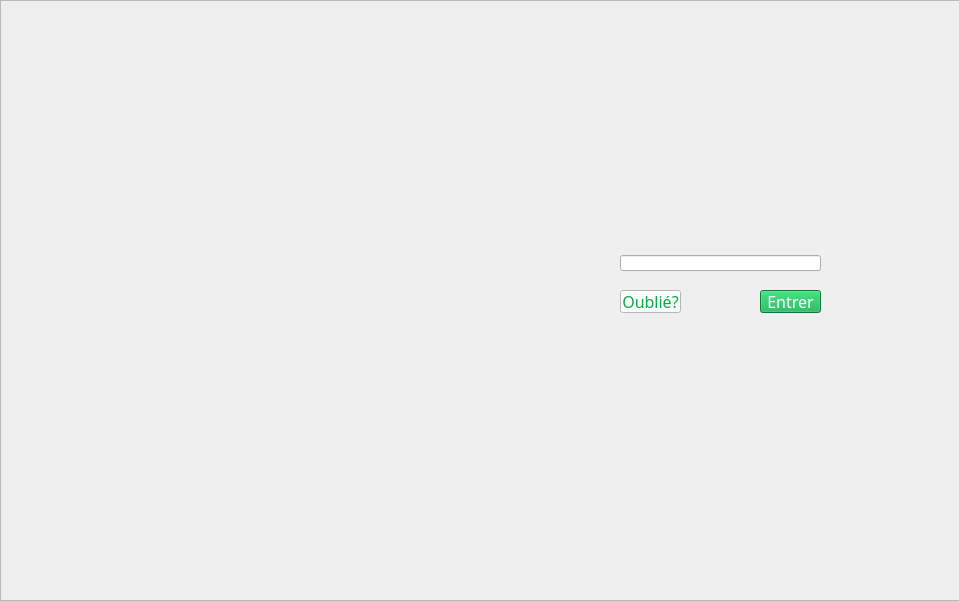
<?xml version="1.0" encoding="UTF-8"?>
<ui version="4.0">
 <class>MainWindow</class>
 <widget class="QMainWindow" name="MainWindow">
  <property name="geometry">
   <rect>
    <x>0</x>
    <y>0</y>
    <width>959</width>
    <height>601</height>
   </rect>
  </property>
  <property name="windowTitle">
   <string>EDU-CLASSEUR</string>
  </property>
  <property name="windowIcon">
   <iconset resource="../../../AppData/Local/Programs/Python/Python35/Lib/site-packages/PyQt5/first.qrc">
    <normaloff>:/newPrefix/logo-01.png</normaloff>:/newPrefix/logo-01.png</iconset>
  </property>
  <property name="styleSheet">
   <string notr="true"/>
  </property>
  <widget class="QWidget" name="centralwidget">
   <widget class="QFrame" name="frame">
    <property name="geometry">
     <rect>
      <x>0</x>
      <y>0</y>
      <width>961</width>
      <height>601</height>
     </rect>
    </property>
    <property name="styleSheet">
     <string notr="true">border-image: url(:/newPrefix/1.jpg);</string>
    </property>
    <property name="frameShape">
     <enum>QFrame::StyledPanel</enum>
    </property>
    <property name="frameShadow">
     <enum>QFrame::Raised</enum>
    </property>
    <widget class="QFrame" name="frame_2">
     <property name="geometry">
      <rect>
       <x>0</x>
       <y>0</y>
       <width>961</width>
       <height>601</height>
      </rect>
     </property>
     <property name="font">
      <font>
       <family>Walkway UltraBold</family>
       <pointsize>12</pointsize>
      </font>
     </property>
     <property name="styleSheet">
      <string notr="true">border-image: url(:/newPrefix/2.0.png);</string>
     </property>
     <property name="frameShape">
      <enum>QFrame::StyledPanel</enum>
     </property>
     <property name="frameShadow">
      <enum>QFrame::Raised</enum>
     </property>
     <widget class="QLineEdit" name="lineEdit">
      <property name="geometry">
       <rect>
        <x>620</x>
        <y>255</y>
        <width>201</width>
        <height>16</height>
       </rect>
      </property>
      <property name="font">
       <font>
        <family>Walkway UltraBold</family>
        <pointsize>12</pointsize>
       </font>
      </property>
      <property name="styleSheet">
       <string notr="true">border-image: url(:/newPrefix/4.png);</string>
      </property>
      <property name="echoMode">
       <enum>QLineEdit::Password</enum>
      </property>
      <property name="clearButtonEnabled">
       <bool>true</bool>
      </property>
     </widget>
     <widget class="QPushButton" name="pushButton">
      <property name="geometry">
       <rect>
        <x>760</x>
        <y>290</y>
        <width>61</width>
        <height>23</height>
       </rect>
      </property>
      <property name="font">
       <font>
        <family>Walkway UltraBold</family>
        <pointsize>12</pointsize>
       </font>
      </property>
      <property name="cursor">
       <cursorShape>PointingHandCursor</cursorShape>
      </property>
      <property name="styleSheet">
       <string notr="true">border-image: url(:/newPrefix/6.png);
color: rgb(255, 255, 255);
background-color: rgb(11, 170, 75);</string>
      </property>
      <property name="text">
       <string>Entrer</string>
      </property>
     </widget>
     <widget class="QPushButton" name="pushButton_2">
      <property name="geometry">
       <rect>
        <x>620</x>
        <y>290</y>
        <width>61</width>
        <height>23</height>
       </rect>
      </property>
      <property name="font">
       <font>
        <family>Walkway UltraBold</family>
        <pointsize>12</pointsize>
       </font>
      </property>
      <property name="cursor">
       <cursorShape>PointingHandCursor</cursorShape>
      </property>
      <property name="styleSheet">
       <string notr="true">border-image: url(:/newPrefix/6.png);
background-color: rgb(255, 255, 255);
color: rgb(11, 170, 75);
</string>
      </property>
      <property name="text">
       <string>Oublié?</string>
      </property>
     </widget>
    </widget>
   </widget>
  </widget>
 </widget>
 <resources>
  <include location="../../../AppData/Local/Programs/Python/Python35/Lib/site-packages/PyQt5/first.qrc"/>
 </resources>
 <connections/>
</ui>
